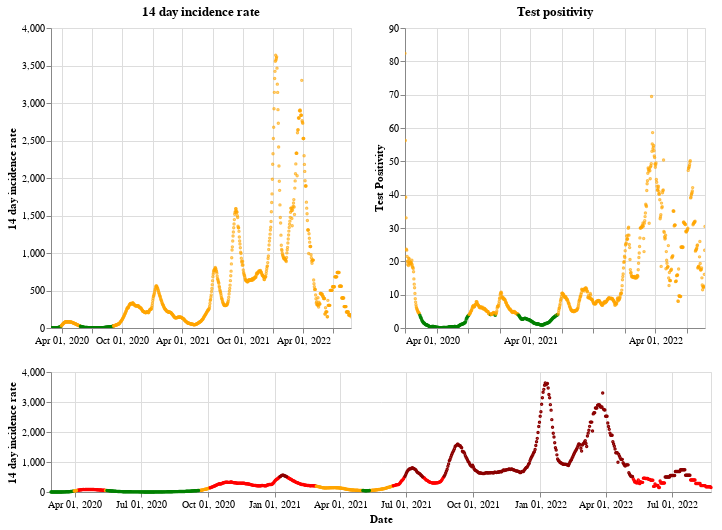

The notebook cell this image was saved under:
### Markdown cell above
## Scotland

### Code cell
plot_traffic_light('Scotland')

### Figure 1 — Vega-Lite specification as saved in the notebook (floating-point values rounded to 4 significant figures; data arrays with more than 128 entries replaced by an {"elided": "..."} marker saying what was removed)
{"config": {"view": {"continuousWidth": 400, "continuousHeight": 300}}, "vconcat": [{"hconcat": [{"mark": {"type": "point", "size": 2}, "encoding": {"color": {"condition": {"value": "green", "test": "(datum.twoWeeklyCasesRate <= 25)"}, "value": "orange"}, "tooltip": [{"type": "nominal", "field": "areaName"}, {"type": "temporal", "field": "date"}, {"type": "quantitative", "field": "twoWeeklyCasesRate"}, {"type": "quantitative", "field": "testPositivity"}], "x": {"type": "temporal", "axis": {"title": ""}, "field": "date", "scale": {"domain": {"selection": "DateBrush"}}, "timeUnit": "yearmonthdate"}, "y": {"type": "quantitative", "axis": {"title": "14 day incidence rate"}, "field": "twoWeeklyCasesRate"}}, "title": "14 day incidence rate", "width": 300}, {"mark": {"type": "point", "size": 2}, "encoding": {"color": {"condition": {"value": "green", "test": "(datum.testPositivity <= 4)"}, "value": "orange"}, "tooltip": [{"type": "nominal", "field": "areaName"}, {"type": "temporal", "field": "date"}, {"type": "quantitative", "field": "twoWeeklyCasesRate"}, {"type": "quantitative", "field": "testPositivity"}], "x": {"type": "temporal", "axis": {"title": ""}, "field": "date", "scale": {"domain": {"selection": "DateBrush"}}, "timeUnit": "yearmonthdate"}, "y": {"type": "quantitative", "axis": {"title": "Test Positivity"}, "field": "testPositivity"}}, "title": "Test positivity", "width": 300}]}, {"layer": [{"mark": {"type": "point", "size": 2}, "encoding": {"color": {"condition": {"value": "orange", "test": "(((datum.testPositivity < 4) && (datum.twoWeeklyCasesRate >= 50)) && (datum.twoWeeklyCasesRate < 200))"}, "value": "red"}, "opacity": {"condition": {"value": 1, "test": "((datum.twoWeeklyCasesRate >= 50) && (datum.twoWeeklyCasesRate < 500))"}, "value": 0}, "tooltip": [{"type": "nominal", "field": "areaName"}, {"type": "temporal", "field": "date"}, {"type": "quantitative", "field": "twoWeeklyCasesRate"}, {"type": "quantitative", "field": "testPositivity"}], "x": {"type": "temporal", "axis": {"title": "Date"}, "field": "date", "timeUnit": "yearmonthdate"}, "y": {"type": "quantitative", "axis": {"title": "14 day incidence rate"}, "field": "twoWeeklyCasesRate"}}, "selection": {"DateBrush": {"type": "interval", "encodings": ["x"], "fields": ["Time"]}}}, {"mark": {"type": "point", "size": 2}, "encoding": {"color": {"value": "darkred"}, "opacity": {"condition": {"value": 1, "test": "(datum.twoWeeklyCasesRate >= 500)"}, "value": 0}, "tooltip": [{"type": "nominal", "field": "areaName"}, {"type": "temporal", "field": "date"}, {"type": "quantitative", "field": "twoWeeklyCasesRate"}, {"type": "quantitative", "field": "testPositivity"}], "x": {"type": "temporal", "axis": {"title": "Date"}, "field": "date", "timeUnit": "yearmonthdate"}, "y": {"type": "quantitative", "axis": {"title": "14 day incidence rate"}, "field": "twoWeeklyCasesRate"}}}, {"mark": {"type": "point", "size": 2}, "encoding": {"color": {"condition": {"value": "green", "test": "((datum.testPositivity < 4) && (datum.twoWeeklyCasesRate < 50))"}, "value": "orange"}, "opacity": {"condition": {"value": 1, "test": "(datum.twoWeeklyCasesRate < 50)"}, "value": 0}, "tooltip": [{"type": "nominal", "field": "areaName"}, {"type": "temporal", "field": "date"}, {"type": "quantitative", "field": "twoWeeklyCasesRate"}, {"type": "quantitative", "field": "testPositivity"}], "x": {"type": "temporal", "axis": {"title": "Date"}, "field": "date", "timeUnit": "yearmonthdate"}, "y": {"type": "quantitative", "axis": {"title": "14 day incidence rate"}, "field": "twoWeeklyCasesRate"}}}], "height": 120, "width": 660}], "data": {"name": "data-6500c70cfe214e616567ab3ebca53e9c"}, "$schema": "https://vega.github.io/schema/vega-lite/v4.8.1.json", "datasets": {"data-6500c70cfe214e616567ab3ebca53e9c": {"elided": "909 records"}}}
